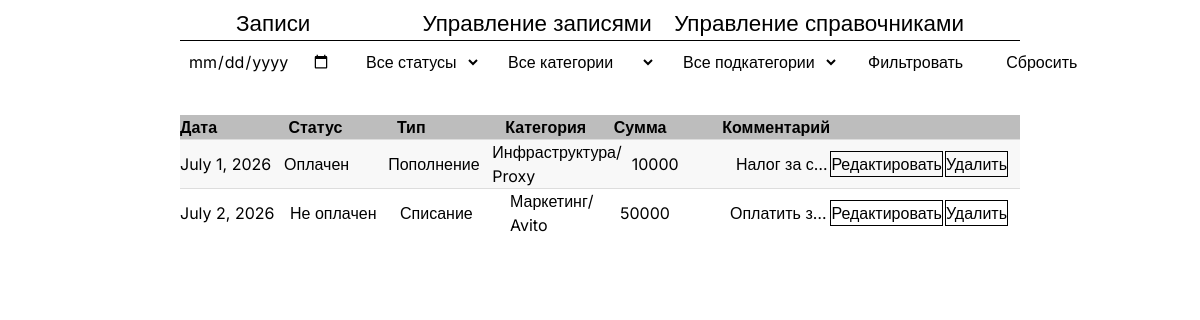
The app's page /, older data.
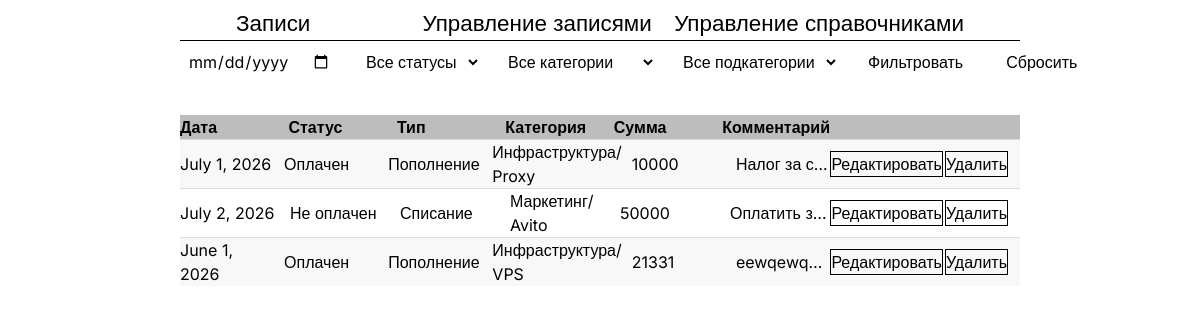
The same page, newer data.
### main/models.py (models this page shows, shortened)
class Record(models.Model):
    date = models.DateField(blank=True, null=True)
    status = models.ForeignKey(Status,on_delete=models.SET_NULL,null=True)
    type = models.ForeignKey(Type,on_delete=models.SET_NULL,null=True)
    category = models.ForeignKey(Category,on_delete=models.SET_NULL,null=True)
    subcategory = models.ForeignKey(Subcategory,on_delete=models.SET_NULL,null=True)
    sum = models.CharField(max_length=100)
    comment = models.TextField(max_length=100, blank=True, null=True)

class Status(models.Model):
    name = models.CharField(max_length=20,unique=True)
    def __str__(self):
        return self.name

class Type(models.Model):
    name = models.CharField(max_length=20,unique=True)
    def __str__(self):
        return self.name

class Category(models.Model):
    name = models.CharField(max_length=20)
    type = models.ForeignKey(Type,on_delete=models.CASCADE)
    def __str__(self):
        return self.name

class Subcategory(models.Model):
    name = models.CharField(max_length=20)
    category = models.ForeignKey(Category,on_delete=models.CASCADE)
    def __str__(self):
        return self.name

### main/views.py (the view)
# urls.py: path('', views.RecordsView.as_view(),name="records"),
class RecordsView(View):
    def get(self, request):
        records = Record.objects.all()
        date = request.GET.get("date")
        status = request.GET.get("status")
        category = request.GET.get("category")
        subcategory = request.GET.get("subcategory")
        if date:
            records = records.filter(date=date)
        if status:
            records = records.filter(status_id=status)
        if category:
            records = records.filter(category_id=category)
        if subcategory:
            records = records.filter(subcategory_id=subcategory)
        context = {
            "records": records,
            "statuses": Status.objects.all(),
            "categories": Category.objects.all(),
            "subcategories": Subcategory.objects.all(),
        }
        return render(request, "main/records.html", context)

### main/templates/main/records.html (shortened to what this page needs)
{% extends 'main/bp.html' %}
{% load static %}
{% block link_style %}
<link rel="stylesheet" href="{% static 'main/records.css' %}">
{% endblock %}
{% block content %}
<div class="container">
    <form method="GET" class="filters">
    <input
        type="date"
        name="date"
        value="{{ request.GET.date }}"
    >
    <select name="status">
        <option value="">Все статусы</option>
    </select>
    <select name="category">
        <option value="">Все категории</option>
    </select>
    <select name="subcategory">
        <option value="">Все подкатегории</option>
    </select>
    <button type="submit">
        Фильтровать
    </button>
    <a href="{% url 'records' %}">
        Сбросить
    </a>
</form>
    <div class="records">
        <div class="records__header">
            <div>Дата</div>
            <div>Статус</div>
            <div>Тип</div>
            <div>Категория</div>
            <div>Сумма</div>
            <div>Комментарий</div>
        </div>
        {% for record in records %}
        <div class="records__row">
            <div>{{ record.date }}</div>
            <div>{{ record.status }}</div>
            <div>{{ record.type }}</div>
            <div>{{ record.category }}/ {{record.subcategory}}</div>
            <div>{{ record.sum }}</div>
            <div class="records__comment">{{ record.comment }}</div>
         <div class="records__actions">
            <a href="{% url 'record_edit' record.id %}" class="button">Редактировать</a>
            <form method="POST" action="{% url 'record_delete' record.id %}">
                <button type="submit" class="button">
                    Удалить
                </button>
            </form>
        </div>
        </div>
        {% endfor %}
    </div>
</div>
{% endblock %}

Row changes from the older to the newer data that the page shows:
added Record: date "June 1, 2026", status "Оплачен", type "Пополнение", category "Инфраструктура", subcategory "VPS", sum "21331", comment "eewqewq…"
